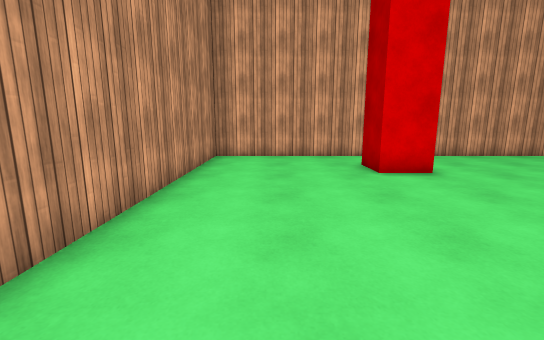
[1] (above)

18 first-person views from a walk through a scene from a Unity 3-D project. The camera is 1.4 m above the floor, tilts 10° down and sees 90° across. The floor is counted in squares, 1 m on a side. Each view is taken from the middle of a square. On the plan, view 1 faces up. The plan holds only what a view shows up to about 13 squares ahead; the rest is blank. Surface patterns are stand-ins for the level's own textures.

[2]
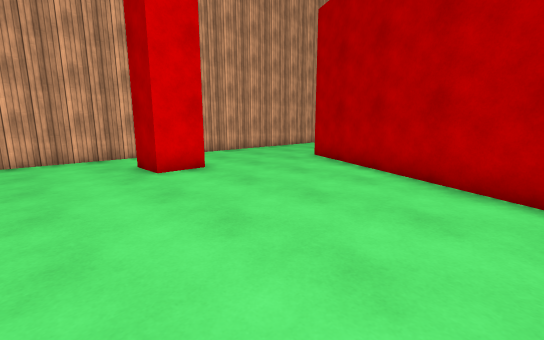

[3]
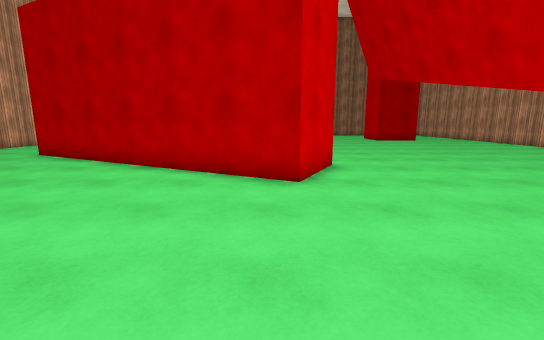

[4]
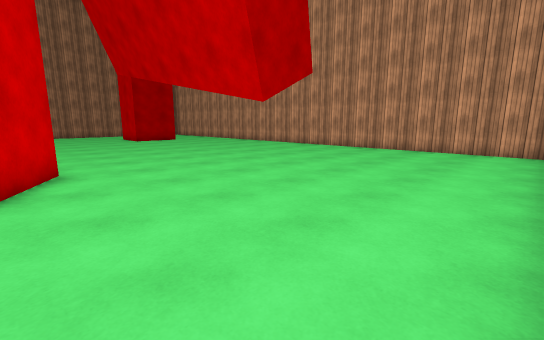

[5]
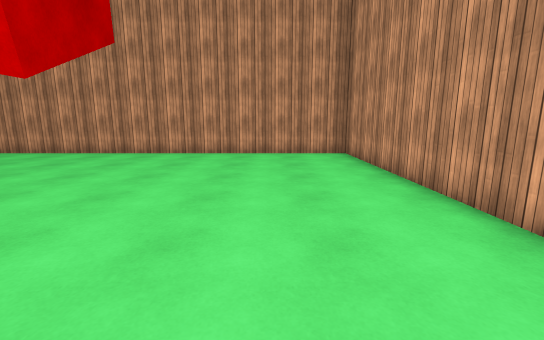

[6]
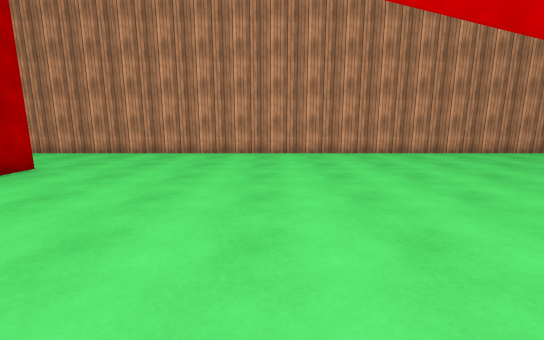

[7]
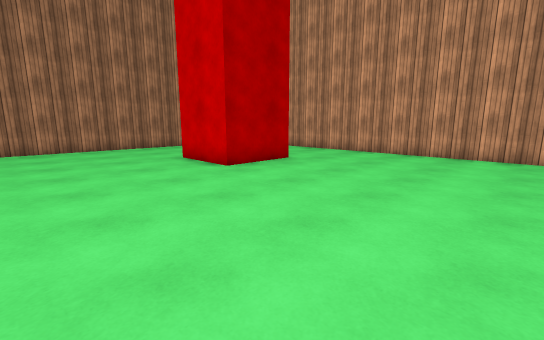

[8]
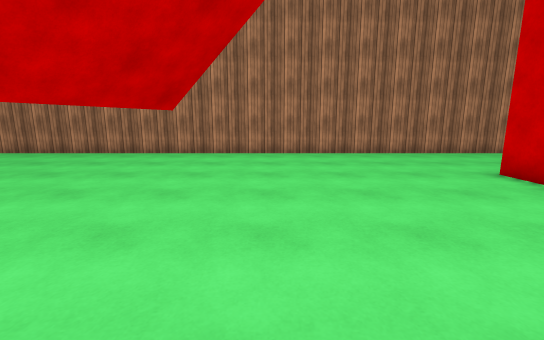

[9]
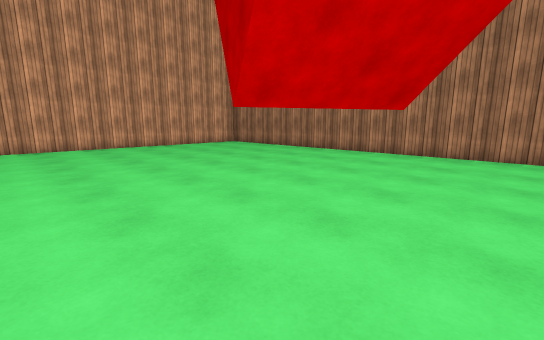

[10]
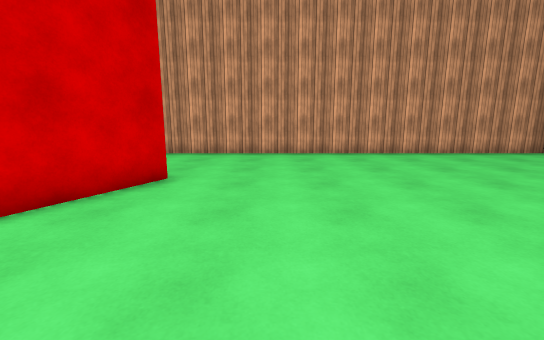

[11]
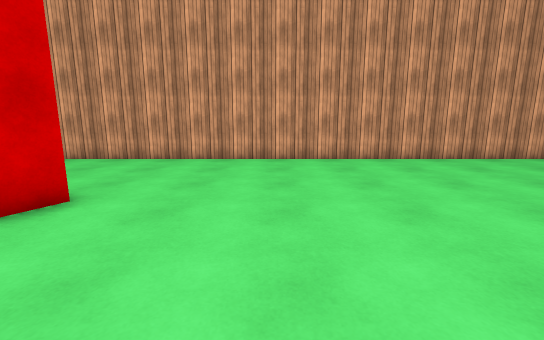

[12]
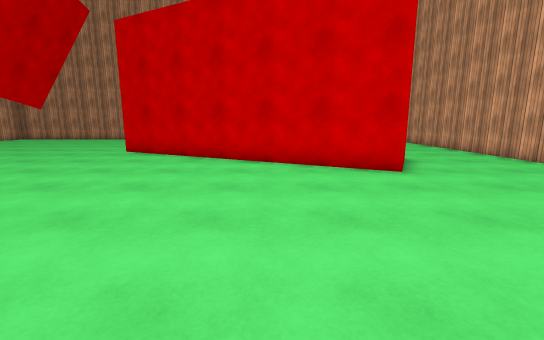

[13]
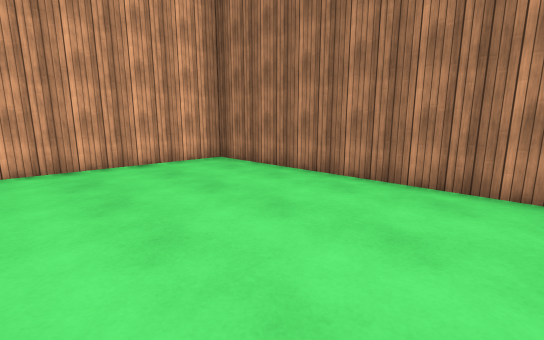

[14]
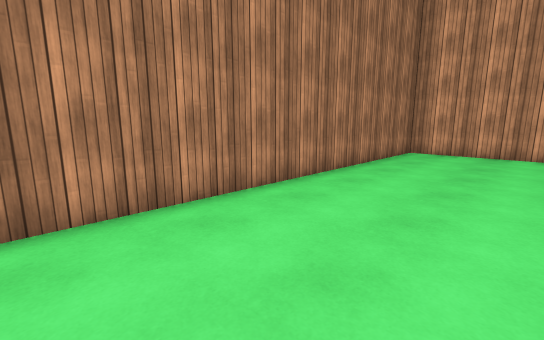

[15]
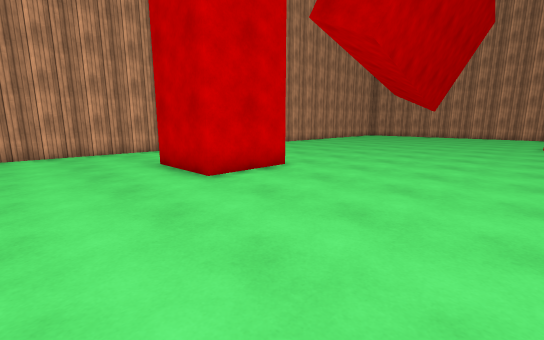

[16]
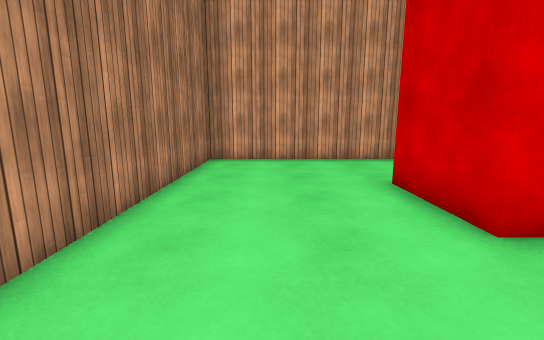

[17]
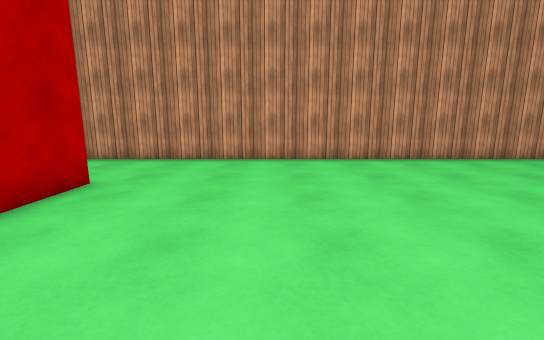

[18]
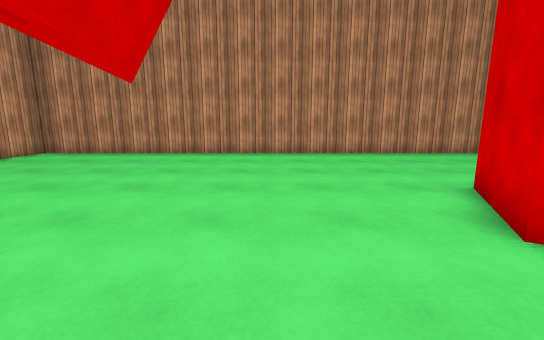

### Floor plan
Points are (right, up) in squares from view 1. A wall is a line through its corners. A room is listed if a view was taken in it or the views show most of it. See-through windows are left out.
Room 1 (views 1, 2, 3, 4, 5, 6, 7, 8, 9, 10, 11, 12, 13, 14, 15, 16, 17, 18)
walls: (10.9, 6.4) (12.4, 5.7) (7, -5) (4.3, -3.7) (9.7, 7.1); (19.2, -14.2) (19.2, -11.2) (22.2, -11.2) (22.2, -14.2); (4.5, 7.5) (3, 7.5) (3, 9); (3.9, 11.3) (-2.3, 11.3) (-2.3, -18.4) (27.3, -18.4) (27.3, 11.3) (6.8, 11.3)

Positions as (right, up) in squares from view 1, and headings:
1: (0, 0), facing up
2: (0, 0), facing up-right
3: (-2, -3), facing right
4: (-2, -4), facing down-right
5: (1, -6), facing down
6: (12, -6), facing down
7: (12, -6), facing down-right
8: (15, -5), facing right
9: (15, -5), facing up-right
10: (15, -1), facing up
11: (16, 1), facing up
12: (20, 2), facing left
13: (21, 2), facing up-right
14: (23, -5), facing down-right
15: (26, -5), facing down-left
16: (25, -8), facing down
17: (15, -8), facing down
18: (10, -8), facing left
